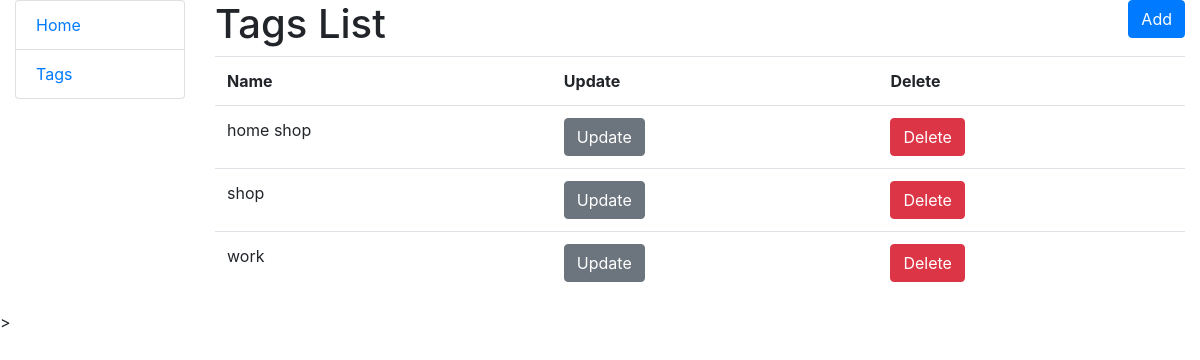
The app's page /tags/ with its own data.
### task_service/models.py (models this page shows, shortened)
class Tags(models.Model):
    name = models.CharField(max_length=255)

### task_service/views.py (the view)
class TagsListView(generic.ListView):
    model = Tags
    context_object_name = "tags_list"
    template_name = "task_service/tags_list.html"

### templates/task_service/tags_list.html
{% extends "base.html" %}
{% block content %}
  <h1>
    Tags List
    <a style="float: right" href="{% url 'task_service:tags-create' %}" class="btn btn-primary link-to-page">
      Add
    </a>
  </h1>
  {% if tags_list %}
      <table class="table">
        <tr>
          <th>Name</th>
          <th>Update</th>
          <th>Delete</th>
        </tr>
        {% for tag in tags_list %}
          <tr>
            <td>{{ tag.name }}</td>
            <td>
               <a href="{% url 'task_service:tags-update' pk=tag.id %}" class="btn btn-secondary link-to-page">Update</a>
            </td>
             <td>
               <a href="{% url 'task_service:tags-delete' pk=tag.id %}" class="btn btn-danger link-to-page">Delete</a>
            </td>
          </tr>
        {% endfor %}
      </table>
  {% else %}
      <p>There are no drivers in the service.</p>
  {% endif %}
{% endblock %}

### records on screen
Tags: name "home shop"
Tags: name "shop"
Tags: name "work"
